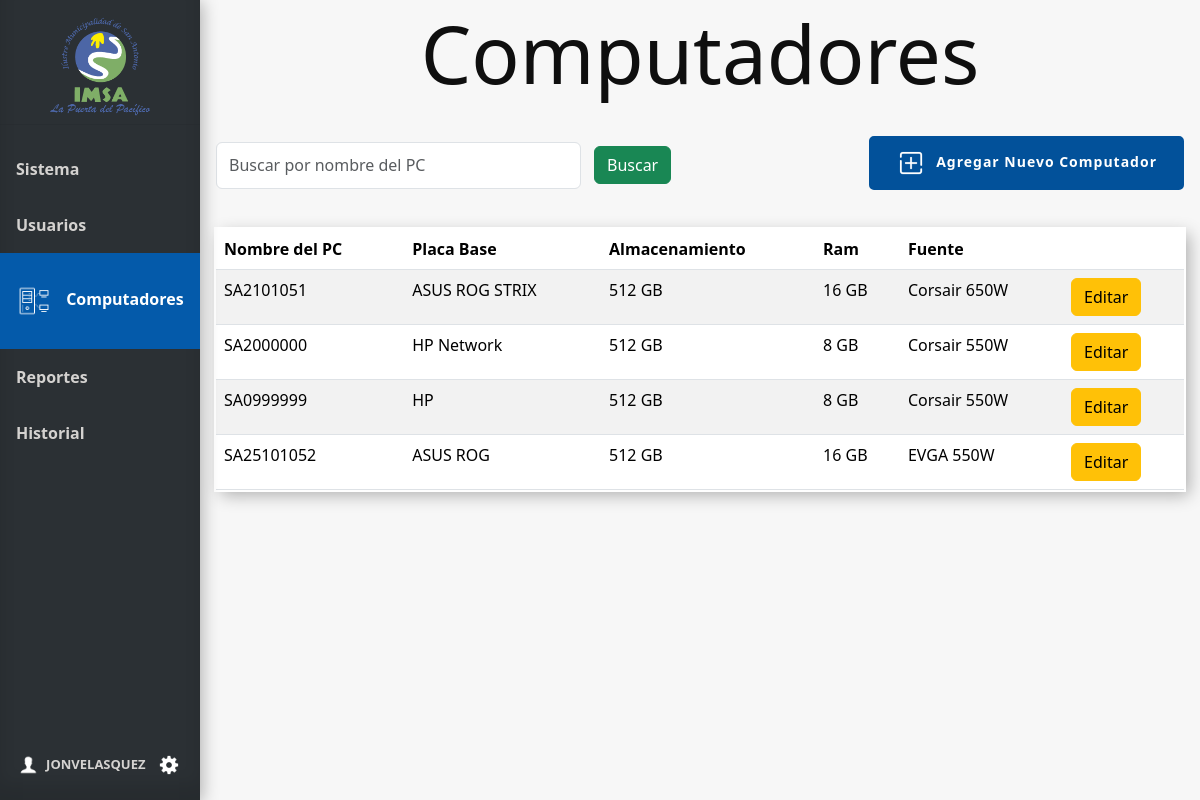
The app's page /computadores (signed in), older data.
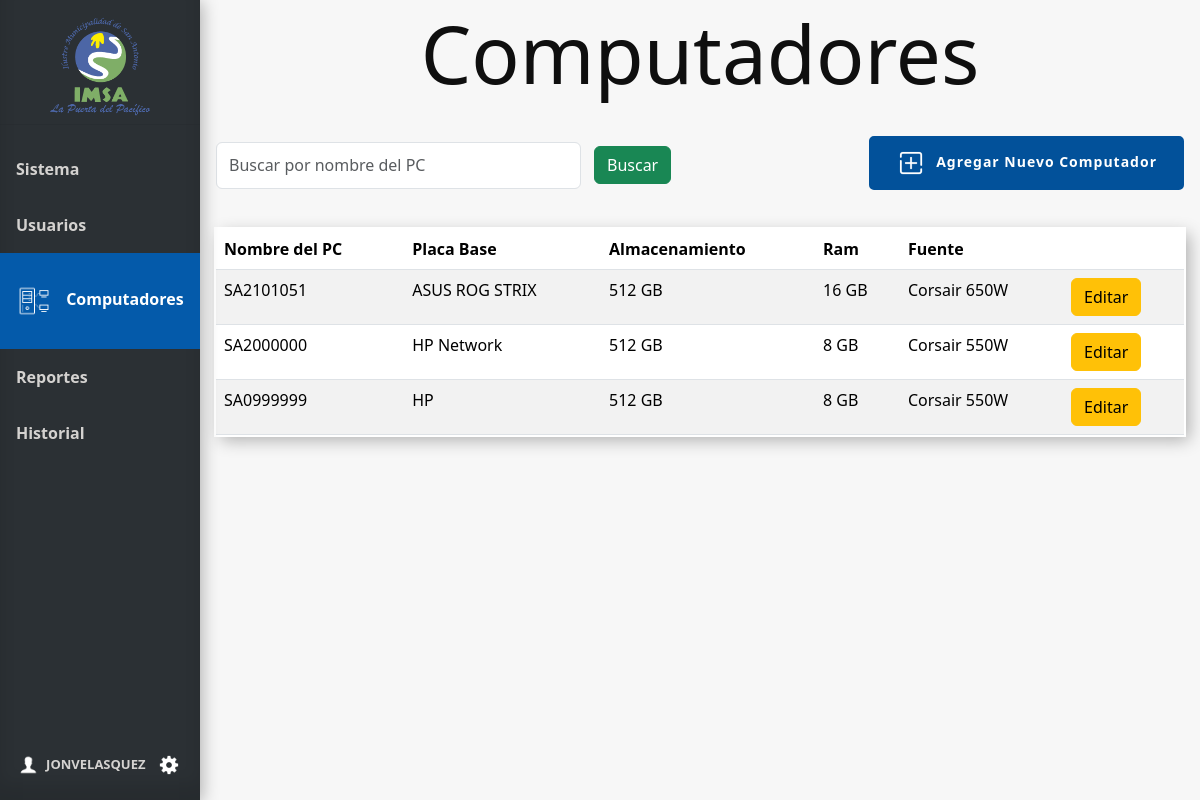
The same page, newer data.
### tables this page shows
CREATE TABLE Pc (
    Id_pc INTEGER PRIMARY KEY AUTOINCREMENT,
    Nombre_pc VARCHAR(100),
    Placa VARCHAR(50),
    Almacenamiento INTEGER,  -- en GB
    Ram INTEGER,    -- en GB
    Fuente VARCHAR(100)
);

### app.py (the view)
@app.route('/computadores', methods=['GET'])
@login_required
def computadores():
    conn = get_db_connection()
    search_query = request.args.get('search', '')
    query = "SELECT * FROM Pc Where 1 = 1"
    params = []
    if search_query:
        query += ' AND Pc.Nombre_pc LIKE ?'
        params.extend(['%' + search_query + '%'])
    filtro_pcs = conn.execute(query, params).fetchall()
    conn.close()
    return render_template('computadores.html', filtro_pcs=filtro_pcs,  user=current_user)

### app.py (called while the page is built)
@login_manager.user_loader
def load_user(user_id):
    return Usuario.get_by_id(user_id)

def get_db_connection():
    conn = sqlite3.connect('database.db')
    conn.row_factory = sqlite3.Row
    return conn

### model.py (called while the page is built)
def get_db_connection():
    conn = sqlite3.connect('database.db')
    conn.row_factory = sqlite3.Row
    return conn

    @staticmethod
    def get_by_id(id_usuario):
        conn = get_db_connection()
        user_data = conn.execute('SELECT * FROM Usuario WHERE Id_usuario = ?', (id_usuario,)).fetchone()
        conn.close()
        if user_data:
            return Usuario(user_data['Id_usuario'], user_data['Nombre_user'], user_data['Email'], user_data['psw'])
        return None

### templates/computadores.html (shortened to what this page needs)
{% extends 'base.html' %}
{% block head %}
<link rel="stylesheet" href="{{ url_for('static', filename='css/style_computadores.css') }}">
{% endblock %}
{% block content %}
<h1 class="block-effect" style="--td:0.3s">
    <div class="block-reveal" style="--bc: #2b3034; --d: 0.5s">Computadores</div>
</h1>
<div class="head">
    <div class="filtros">
        <form method="get" action="{{ url_for('computadores') }}" id="filtro-form">
            <div class="filtro">
                <input class="form-control me-2" type="search" name="search" placeholder="Buscar por nombre del PC"
                    aria-label="Search" value="{{ request.args.get('search', '') }}">
                <button class="btn btn-success" type="submit">Buscar</button>
            </div>
        </form>
    </div>
    <div class="Botones_Computador">
        <button class="button_slide slide_left" data-bs-toggle="modal" data-bs-target="#ModalAgregarComputador"><img id="agregar" src="{{ url_for('static', filename='img/icon-agregar.png') }}" alt="icon-agregar" width="30px"><b>Agregar Nuevo
            Computador</b></button>
    </div>
</div>
{% if filtro_pcs %}
<table class="table table-striped mt-3">
    <thead>
        <tr>
            <th>Nombre del PC</th>
            <th class="responsive" >Placa Base</th>
            <th class="responsive">Almacenamiento</th>
            <th class="responsive">Ram</th>
            <th class="responsive">Fuente</th>
            <th class="responsive"></th>
        </tr>
    </thead>
    <tbody>
        {% for row in filtro_pcs %}
        <tr>
            <td>{{ row['Nombre_pc'] }}</td>
            <td class="responsive">{{ row['Placa'] }}</td>
            <td class="responsive">{{ row['Almacenamiento'] }} GB</td>
            <td class="responsive">{{ row['Ram'] }} GB</td>
            <td class="responsive">{{ row['Fuente'] }}</td>
            <td >
                <a href="{{ url_for('editar_computador', id_pc=row['Id_pc']) }}" class="btn btn-warning">Editar</a>
            </td>
        </tr>
        {% endfor %}
    </tbody>
</table>
{% else %}
<tr>
    <div class="alert alert-danger" role="alert">
        No existen registros.
    </div>
</tr>
{% endif %}
{% endblock %}

Row changes from the older to the newer data that the page shows:
removed Pc: Nombre_pc "SA25101052", Placa "ASUS ROG", Almacenamiento "512", Ram "16", Fuente "EVGA 550W"
